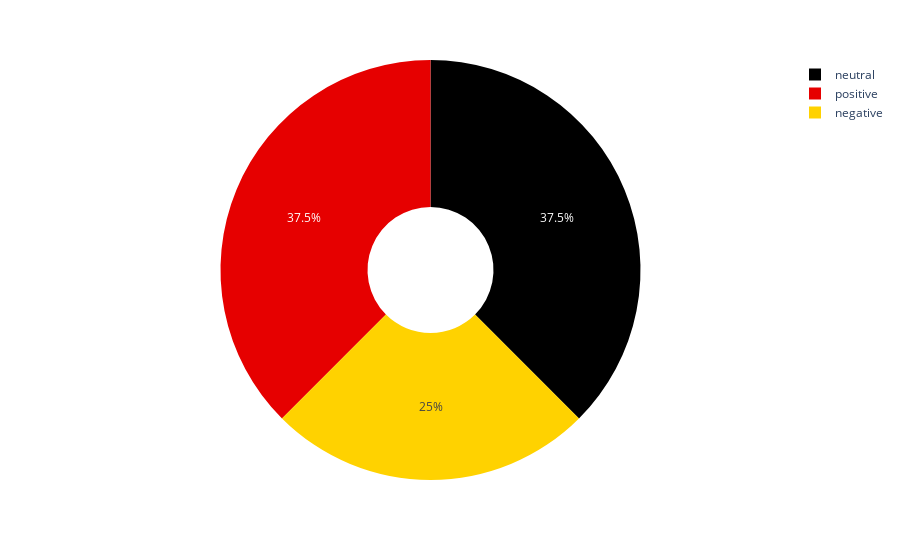

The notebook cell saved with this chart:
### Code cell
fig = px.pie(sentiment_count_df, values="sentence", 
             names="sentiment", hole=.3, color_discrete_sequence=px.colors.sequential.Hot)
fig.show()

### Figure 1 — Plotly figure (JSON) as saved in the notebook; plotly's stock layout.template omitted (floating-point values rounded to 4 significant figures)
{"data": [{"domain": {"x": [0, 1], "y": [0, 1]}, "hole": 0.3, "hovertemplate": "sentiment=%{label}<br>sentence=%{value}<extra></extra>", "labels": ["negative", "neutral", "positive"], "legendgroup": "", "name": "", "showlegend": true, "type": "pie", "values": [4, 6, 6]}], "layout": {"legend": {"tracegroupgap": 0}, "margin": {"t": 60}, "piecolorway": ["rgb(0,0,0)", "rgb(230,0,0)", "rgb(255,210,0)", "rgb(255,255,255)"]}}
